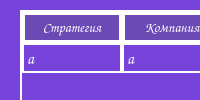
<?xml version="1.0" encoding="UTF-8"?>
<ui version="4.0">
 <class>HistoryTestsWindow</class>
 <widget class="QMainWindow" name="HistoryTestsWindow">
  <property name="geometry">
   <rect>
    <x>0</x>
    <y>0</y>
    <width>981</width>
    <height>0</height>
   </rect>
  </property>
  <property name="windowTitle">
   <string>Cash Counter</string>
  </property>
  <property name="windowIcon">
   <iconset>
    <normaloff>../../../Icons/app_icon.png</normaloff>../../../Icons/app_icon.png</iconset>
  </property>
  <widget class="QWidget" name="centralwidget">
   <widget class="QLabel" name="bg5_label">
    <property name="geometry">
     <rect>
      <x>-10</x>
      <y>-10</y>
      <width>1051</width>
      <height>481</height>
     </rect>
    </property>
    <property name="styleSheet">
     <string notr="true">background-color: qlineargradient(spread:pad, x1:0, y1:0, x2:1, y2:0, stop:0.414773 rgba(119, 67, 219, 255), stop:0.465909 rgba(119, 105, 219, 255));
background-color: qlineargradient(spread:pad, x1:0, y1:0, x2:1, y2:0, stop:0.431818 rgba(119, 67, 219, 255), stop:0.482955 rgba(119, 105, 219, 255));</string>
    </property>
    <property name="text">
     <string/>
    </property>
    <property name="indent">
     <number>2</number>
    </property>
   </widget>
   <widget class="QTableWidget" name="general_table">
    <property name="geometry">
     <rect>
      <x>20</x>
      <y>10</y>
      <width>931</width>
      <height>351</height>
     </rect>
    </property>
    <property name="font">
     <font>
      <family>Comic Sans MS</family>
      <pointsize>12</pointsize>
     </font>
    </property>
    <property name="focusPolicy">
     <enum>Qt::ClickFocus</enum>
    </property>
    <property name="autoFillBackground">
     <bool>false</bool>
    </property>
    <property name="styleSheet">
     <string notr="true">QTableWidget{
	background-color: transparent;
	border: 2px solid white;
	color: white;
}

QTableWidget::item {
	border: 2px solid white;
}

QTableWidget::item:selected {
	outline: none;
	background-color: #8D9EFF;
	color: white;
}

QHeaderView::section {
	font-size: 14px;
	font-weight: 700;
	background-color: #6C4AB6;
	border: 3px solid white;
	color: white;
}

</string>
    </property>
    <property name="horizontalScrollBarPolicy">
     <enum>Qt::ScrollBarAlwaysOff</enum>
    </property>
    <property name="autoScroll">
     <bool>true</bool>
    </property>
    <property name="editTriggers">
     <set>QAbstractItemView::NoEditTriggers</set>
    </property>
    <property name="alternatingRowColors">
     <bool>false</bool>
    </property>
    <property name="selectionBehavior">
     <enum>QAbstractItemView::SelectRows</enum>
    </property>
    <property name="showGrid">
     <bool>false</bool>
    </property>
    <property name="gridStyle">
     <enum>Qt::NoPen</enum>
    </property>
    <property name="sortingEnabled">
     <bool>true</bool>
    </property>
    <property name="wordWrap">
     <bool>false</bool>
    </property>
    <property name="columnCount">
     <number>7</number>
    </property>
    <attribute name="horizontalHeaderVisible">
     <bool>true</bool>
    </attribute>
    <attribute name="verticalHeaderVisible">
     <bool>false</bool>
    </attribute>
    <attribute name="verticalHeaderStretchLastSection">
     <bool>false</bool>
    </attribute>
    <row>
     <property name="text">
      <string>New Row</string>
     </property>
    </row>
    <column>
     <property name="text">
      <string>Стратегия</string>
     </property>
    </column>
    <column>
     <property name="text">
      <string>Компания</string>
     </property>
    </column>
    <column>
     <property name="text">
      <string>Период тестирования</string>
     </property>
    </column>
    <column>
     <property name="text">
      <string>Свободные средства</string>
     </property>
    </column>
    <column>
     <property name="text">
      <string>% на одну сделку</string>
     </property>
    </column>
    <column>
     <property name="text">
      <string>Риск/прибыль</string>
     </property>
    </column>
    <column>
     <property name="text">
      <string>Прибыль</string>
     </property>
    </column>
    <item row="0" column="0">
     <property name="text">
      <string>a</string>
     </property>
    </item>
    <item row="0" column="1">
     <property name="text">
      <string>a</string>
     </property>
    </item>
    <item row="0" column="2">
     <property name="text">
      <string>a</string>
     </property>
    </item>
    <item row="0" column="3">
     <property name="text">
      <string>a</string>
     </property>
    </item>
    <item row="0" column="4">
     <property name="text">
      <string>a</string>
     </property>
    </item>
   </widget>
   <widget class="QPushButton" name="detailed_btn">
    <property name="enabled">
     <bool>true</bool>
    </property>
    <property name="geometry">
     <rect>
      <x>520</x>
      <y>390</y>
      <width>201</width>
      <height>51</height>
     </rect>
    </property>
    <property name="font">
     <font>
      <family>Comic Sans MS</family>
      <pointsize>14</pointsize>
     </font>
    </property>
    <property name="cursor">
     <cursorShape>PointingHandCursor</cursorShape>
    </property>
    <property name="toolTip">
     <string>Вывести больше информации</string>
    </property>
    <property name="toolTipDuration">
     <number>-3</number>
    </property>
    <property name="autoFillBackground">
     <bool>false</bool>
    </property>
    <property name="styleSheet">
     <string notr="true">QPushButton{
	background-color: #6C4AB6;
	color: white;
	border-radius: 10px;
}

:hover{
	background-color: #00FFAE;
}

:disabled{
	color: rgba(255, 255, 255, 100);
	background-color: #67207D;
}

</string>
    </property>
    <property name="text">
     <string>Подробнее</string>
    </property>
    <property name="checkable">
     <bool>false</bool>
    </property>
   </widget>
   <widget class="QPushButton" name="return_btn">
    <property name="enabled">
     <bool>true</bool>
    </property>
    <property name="geometry">
     <rect>
      <x>270</x>
      <y>390</y>
      <width>191</width>
      <height>51</height>
     </rect>
    </property>
    <property name="font">
     <font>
      <family>Comic Sans MS</family>
      <pointsize>14</pointsize>
     </font>
    </property>
    <property name="cursor">
     <cursorShape>PointingHandCursor</cursorShape>
    </property>
    <property name="toolTip">
     <string>На главный экран</string>
    </property>
    <property name="autoFillBackground">
     <bool>false</bool>
    </property>
    <property name="styleSheet">
     <string notr="true">QPushButton{
	background-color: #6C4AB6;
	color: white;
	border-radius: 10px;
}

:hover{
	background-color: #FF1E6D;
}

:disabled{
	color: rgba(255, 255, 255, 100);
	background-color: #67207D;
}
</string>
    </property>
    <property name="text">
     <string>Вернуться</string>
    </property>
    <property name="icon">
     <iconset>
      <normaloff>../../../Icons/return_icon.png</normaloff>../../../Icons/return_icon.png</iconset>
    </property>
    <property name="checkable">
     <bool>false</bool>
    </property>
   </widget>
  </widget>
 </widget>
 <resources/>
 <connections/>
</ui>
